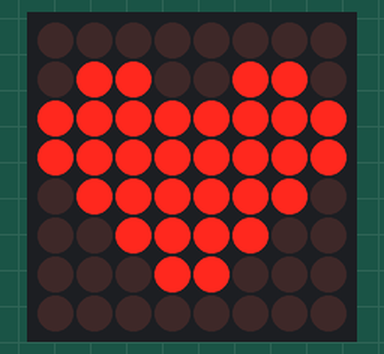
Recording of a sketch running on a simulated Arduino Uno, built with avr-gcc and run on an emulated ATmega328P. On the bench: 8×8 LED matrix. Wiring (inferred from the names in the program): LED matrix (orientation assumed): rows pin 2, pin 3, pin 4, pin 5, pin 6, pin 7, pin 8, pin 9; columns pin 10, pin 11, pin 12, pin 13, A0, A1, A2, A3.

Above: at 0.1 s.
At 2.1 s:
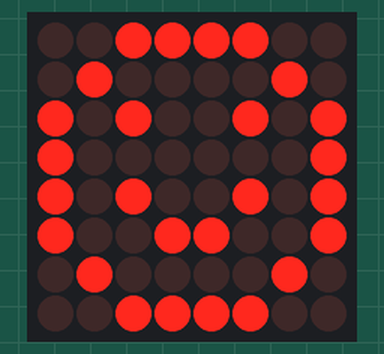

The sketch:

Led_8x8.ino
```cpp
/*
 * =================================================================================
 * PROJETO: Matriz de LEDs 8x8 (1588AS) Sem Driver MAX7219 (Ligação Direta)
 * DESCRIÇÃO: Controla a matriz por multiplexação (varredura rápida de linhas).
 *            Como não há driver dedicado, o Arduino acende uma linha por vez em
 *            alta velocidade, criando a ilusão de imagem contínua no olho humano.
 *
 * COMPATIBILIDADE: Arduino Uno e Arduino Mega
 * =================================================================================
 */

// Mapeamento dos 8 Pinos das LINHAS (Anodos)
const byte pinosLinhas[8]  = {2, 3, 4, 5, 6, 7, 8, 9};

// Mapeamento dos 8 Pinos das COLUNAS (Catodos)
// Os pinos A0-A3 do Uno/Mega operam como saídas digitais normais
const byte pinosColunas[8] = {10, 11, 12, 13, A0, A1, A2, A3};

// Desenho 1: Coração
const byte CORACAO[8] = {
  B00000000,
  B01100110,
  B11111111,
  B11111111,
  B01111110,
  B00111100,
  B00011000,
  B00000000
};

// Desenho 2: Carinha Feliz (Smiley)
const byte SMILEY[8] = {
  B00111100,
  B01000010,
  B10100101,
  B10000001,
  B10100101,
  B10011001,
  B01000010,
  B00111100
};

void setup() {
  // Configura todos os 16 pinos como SAÍDA DIGITAL
  for (int i = 0; i < 8; i++) {
    pinMode(pinosLinhas[i], OUTPUT);
    pinMode(pinosColunas[i], OUTPUT);

    // Estado Inicial: Linhas em LOW (0V) e Colunas em HIGH (5V) -> Todos os LEDs apagados
    digitalWrite(pinosLinhas[i], LOW);
    digitalWrite(pinosColunas[i], HIGH);
  }
}

void loop() {
  // Exibe o Coração por 2000 milissegundos (2 segundos)
  exibirPadrao(CORACAO, 2000);

  // Exibe a Carinha Feliz por 2000 milissegundos (2 segundos)
  exibirPadrao(SMILEY, 2000);
}

/*
 * FUNÇÃO DE VARREDURA (MULTIPLEXAÇÃO):
 * Alterna rapidamente a ativação de cada linha (1 a 2 ms) para que a persistência
 * retiniana do olho humano perceba todos os LEDs acessos simultaneamente.
 */
void exibirPadrao(const byte padrao[8], unsigned long duracaoMs) {
  unsigned long tempoInicio = millis();

  // Mantém a varredura ativa durante o tempo especificado
  while (millis() - tempoInicio < duracaoMs) {
    for (int linha = 0; linha < 8; linha++) {

      // 1. Ativa a linha atual (Envia +5V para o Ânodo da linha)
      digitalWrite(pinosLinhas[linha], HIGH);

      // 2. Configura as colunas para a linha atual
      for (int coluna = 0; coluna < 8; coluna++) {
        // Extrai o bit correspondente à coluna no byte da linha (da esquerda p/ direita)
        bool ledAceso = bitRead(padrao[linha], 7 - coluna);

        if (ledAceso) {
          digitalWrite(pinosColunas[coluna], LOW);  // 0V no Cátodo acende o LED
        } else {
          digitalWrite(pinosColunas[coluna], HIGH); // 5V no Cátodo apaga o LED
        }
      }

      // 3. Tempo de exibição da linha atual (1ms de permanência)
      delay(1);

      // 4. Desliga a linha atual e reseta as colunas antes de ir para a próxima
      digitalWrite(pinosLinhas[linha], LOW);
      for (int coluna = 0; coluna < 8; coluna++) {
        digitalWrite(pinosColunas[coluna], HIGH);
      }
    }
  }
}
```

Measured:
- what the display in image 0 shows lasts 2.1 s, from 0.0 s to 2.1 s
